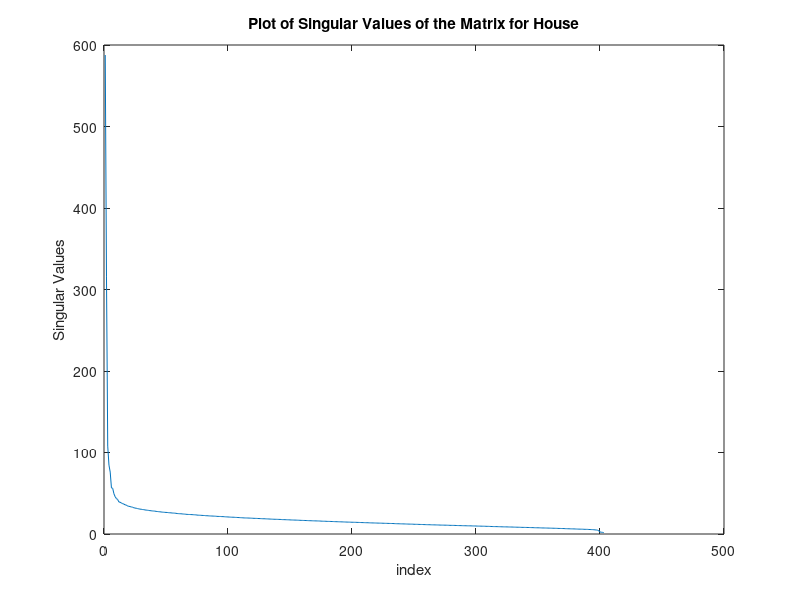
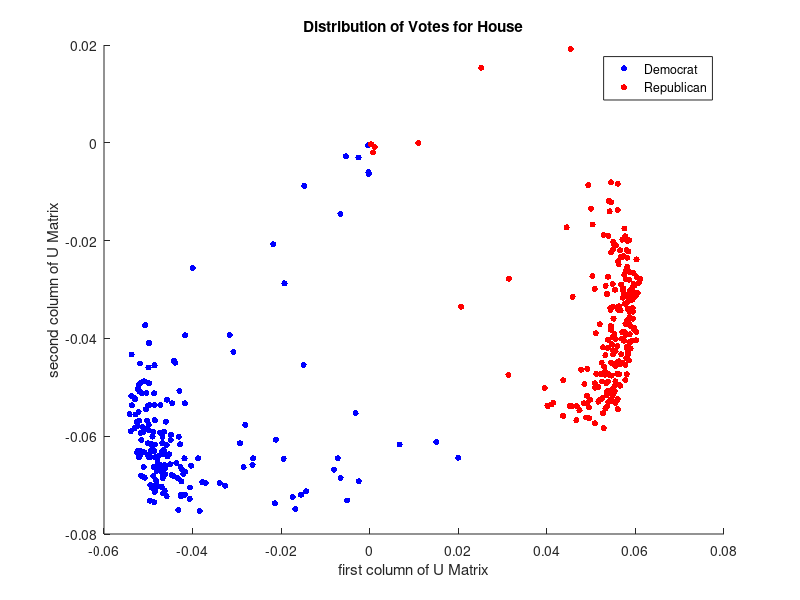
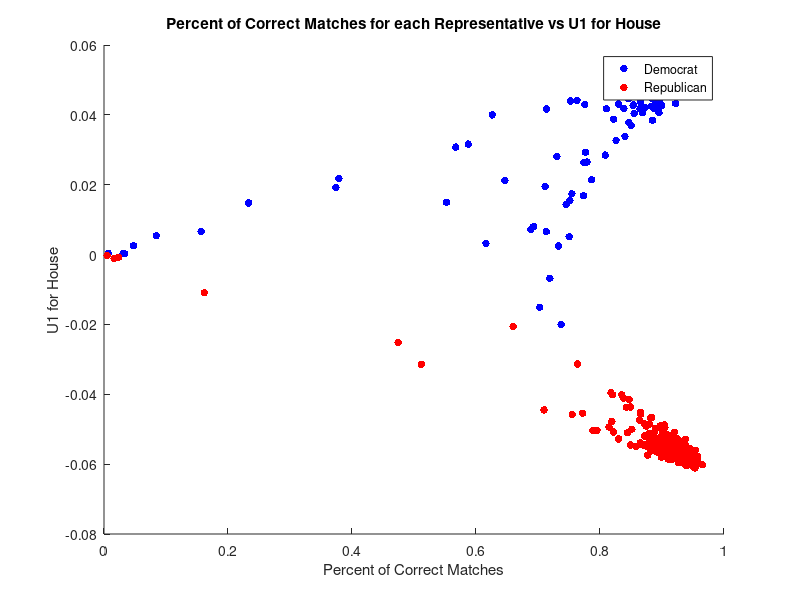

Reproduce these figures in MATLAB, in order.
clear
clc 
%for the parties of the house
hp = load("house_parties.txt");

%for the names 
file_hn_ID = fopen('house_names.txt');             
hn = textscan(file_hn_ID,'%s','delimiter','\n');
fclose(file_hn_ID);

%for the house votes
hv = load("house_votes.txt");
h = size(hv);
rowh = h(1);
colh = h(2); 

hv_matrix = zeros(rowh,colh);

for i = 1:rowh 
    new_rowh = hv(i,:);
    hv_matrix(i,:) = new_rowh;
end

%plotting the svd of the hv matrix
hv_sing_val = svd(hv_matrix);
figure
plot(hv_sing_val);   
xlabel('index');
ylabel('Singular Values');
title('Plot of Singular Values of the Matrix for House');

[Uhv,Shv,Vhv]= svd(hv_matrix);

%scatter plot of U1 vs U2
%100 for Democrats, 200 for Republicans, and then any other code we will label as Independent
x = Uhv(:,1);
y = Uhv(:,2);
i_dem = (hp == 100);       
i_rep = (hp == 200);  
i_ind = (hp ~= 100 & hp ~= 200);
x_dem = x(i_dem); 
x_rep = x(i_rep); 
y_dem = y(i_dem);
y_rep = y(i_rep); 
x_ind = x(i_ind);
y_ind = y(i_ind);

figure
scatter(x_dem, y_dem, 20, [0 0 1], 'filled');
hold on; 
scatter(x_rep, y_rep, 20, [1 0 0], 'filled');
hold on;
% scatter(x_ind, y_ind, 20, [0 1 0], 'filled');
% hold on;
legend('Democrat','Republican','location','best');
xlabel('first column of U Matrix')
ylabel('second column of U Matrix')
title('Distribution of Votes for House')

%%part e
[Urhv,Srhv,Vrhv]=svds(hv_matrix,2);
hv_red_matrix = Urhv * Srhv * Vrhv';
%the following will directly return the sign of the numbers in the same
%matrix dimension 
hv_sign_matrix = sign(hv_red_matrix); 
%this returns a logical matrix. For all the matched values return 1 else 0
hv_result_matrix = hv_sign_matrix==hv_matrix;

hv_predict_array = zeros(size(hv_result_matrix,1),1);
total = size(hv_result_matrix,2);
h_total_correct = 0;
for r = 1 : size(hv_result_matrix,1)
    counterh = 0;
    for c = 1 : size(hv_result_matrix,2) 
        if hv_result_matrix(r,c) == 1
            counterh = counterh + 1;
            h_total_correct = h_total_correct + 1;
        end
    end
    hv_predict_array(r,1) = counterh/total;
end

h_total_correct
h_total_percent = (h_total_correct / (rowh * colh)) * 100

figure
ux = Urhv(:,1);
scatter(hv_predict_array(i_dem),ux(i_dem),30, [0 0 1],'filled');
hold on
scatter(hv_predict_array(i_rep),ux(i_rep),30, [1 0 0],'filled');
% hold on
% scatter(hv_predict_array(i_ind),ux(i_ind),100, [0 1 0],'filled');
legend('Democrat','Republican','location','best')
title('Percent of Correct Matches for each Representative vs U1 for House')
xlabel('Percent of Correct Matches')
ylabel('U1 for House')
